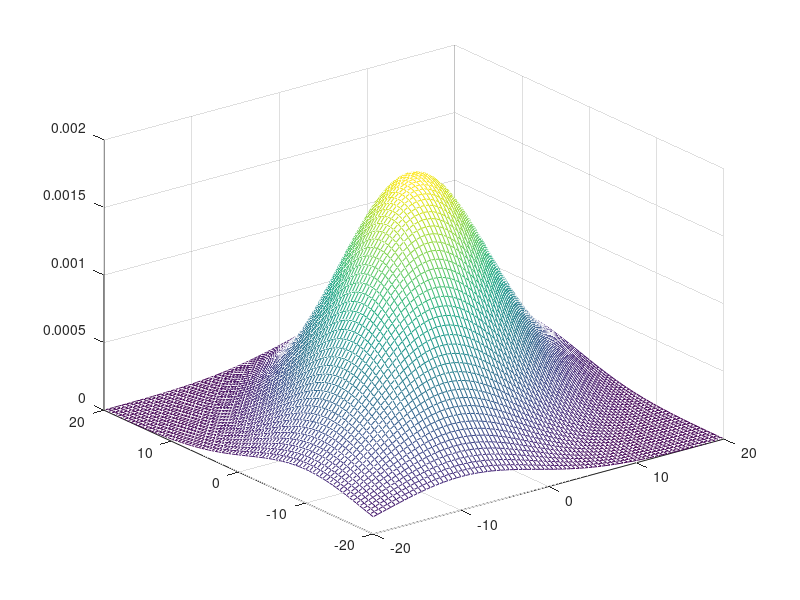

Reproduce this figure in MATLAB.
x=-20:0.5:20;
y=-20:0.5:20;
u1 = 0;
u2 = 0;        
sigma1 = 10;
sigma2 = 10;
rou = 0.5;
mu=[0,0];
[X,Y]=meshgrid(x,y);
p = 1/(2*pi*sigma1*sigma2*sqrt(1-rou*rou)).*exp(-1/(2*(1-rou^2)).*[(X-u1).*(X-u1)/(sigma1*sigma1)-2*rou*(X-u1).*(Y-u2)/(sigma1*sigma2)+(Y-u2).*(Y-u2)/(sigma2*sigma2)]);
figure(2)
mesh(X,Y,p)
shading interp
